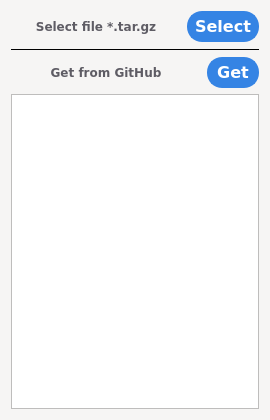
<?xml version="1.0" encoding="UTF-8"?>
<ui version="4.0">
 <class>AddDialog</class>
 <widget class="QDialog" name="AddDialog">
  <property name="windowModality">
   <enum>Qt::ApplicationModal</enum>
  </property>
  <property name="geometry">
   <rect>
    <x>0</x>
    <y>0</y>
    <width>270</width>
    <height>420</height>
   </rect>
  </property>
  <property name="minimumSize">
   <size>
    <width>270</width>
    <height>420</height>
   </size>
  </property>
  <property name="palette">
   <palette>
    <active>
     <colorrole role="WindowText">
      <brush brushstyle="SolidPattern">
       <color alpha="255">
        <red>0</red>
        <green>0</green>
        <blue>0</blue>
       </color>
      </brush>
     </colorrole>
     <colorrole role="Button">
      <brush brushstyle="SolidPattern">
       <color alpha="255">
        <red>246</red>
        <green>245</green>
        <blue>244</blue>
       </color>
      </brush>
     </colorrole>
     <colorrole role="Light">
      <brush brushstyle="SolidPattern">
       <color alpha="255">
        <red>255</red>
        <green>255</green>
        <blue>255</blue>
       </color>
      </brush>
     </colorrole>
     <colorrole role="Midlight">
      <brush brushstyle="SolidPattern">
       <color alpha="255">
        <red>250</red>
        <green>250</green>
        <blue>249</blue>
       </color>
      </brush>
     </colorrole>
     <colorrole role="Dark">
      <brush brushstyle="SolidPattern">
       <color alpha="255">
        <red>123</red>
        <green>122</green>
        <blue>122</blue>
       </color>
      </brush>
     </colorrole>
     <colorrole role="Mid">
      <brush brushstyle="SolidPattern">
       <color alpha="255">
        <red>164</red>
        <green>163</green>
        <blue>163</blue>
       </color>
      </brush>
     </colorrole>
     <colorrole role="Text">
      <brush brushstyle="SolidPattern">
       <color alpha="255">
        <red>0</red>
        <green>0</green>
        <blue>0</blue>
       </color>
      </brush>
     </colorrole>
     <colorrole role="BrightText">
      <brush brushstyle="SolidPattern">
       <color alpha="255">
        <red>255</red>
        <green>255</green>
        <blue>255</blue>
       </color>
      </brush>
     </colorrole>
     <colorrole role="ButtonText">
      <brush brushstyle="SolidPattern">
       <color alpha="255">
        <red>0</red>
        <green>0</green>
        <blue>0</blue>
       </color>
      </brush>
     </colorrole>
     <colorrole role="Base">
      <brush brushstyle="SolidPattern">
       <color alpha="255">
        <red>255</red>
        <green>255</green>
        <blue>255</blue>
       </color>
      </brush>
     </colorrole>
     <colorrole role="Window">
      <brush brushstyle="SolidPattern">
       <color alpha="255">
        <red>246</red>
        <green>245</green>
        <blue>244</blue>
       </color>
      </brush>
     </colorrole>
     <colorrole role="Shadow">
      <brush brushstyle="SolidPattern">
       <color alpha="255">
        <red>0</red>
        <green>0</green>
        <blue>0</blue>
       </color>
      </brush>
     </colorrole>
     <colorrole role="AlternateBase">
      <brush brushstyle="SolidPattern">
       <color alpha="255">
        <red>250</red>
        <green>250</green>
        <blue>249</blue>
       </color>
      </brush>
     </colorrole>
     <colorrole role="ToolTipBase">
      <brush brushstyle="SolidPattern">
       <color alpha="255">
        <red>255</red>
        <green>255</green>
        <blue>220</blue>
       </color>
      </brush>
     </colorrole>
     <colorrole role="ToolTipText">
      <brush brushstyle="SolidPattern">
       <color alpha="255">
        <red>0</red>
        <green>0</green>
        <blue>0</blue>
       </color>
      </brush>
     </colorrole>
    </active>
    <inactive>
     <colorrole role="WindowText">
      <brush brushstyle="SolidPattern">
       <color alpha="255">
        <red>0</red>
        <green>0</green>
        <blue>0</blue>
       </color>
      </brush>
     </colorrole>
     <colorrole role="Button">
      <brush brushstyle="SolidPattern">
       <color alpha="255">
        <red>246</red>
        <green>245</green>
        <blue>244</blue>
       </color>
      </brush>
     </colorrole>
     <colorrole role="Light">
      <brush brushstyle="SolidPattern">
       <color alpha="255">
        <red>255</red>
        <green>255</green>
        <blue>255</blue>
       </color>
      </brush>
     </colorrole>
     <colorrole role="Midlight">
      <brush brushstyle="SolidPattern">
       <color alpha="255">
        <red>250</red>
        <green>250</green>
        <blue>249</blue>
       </color>
      </brush>
     </colorrole>
     <colorrole role="Dark">
      <brush brushstyle="SolidPattern">
       <color alpha="255">
        <red>123</red>
        <green>122</green>
        <blue>122</blue>
       </color>
      </brush>
     </colorrole>
     <colorrole role="Mid">
      <brush brushstyle="SolidPattern">
       <color alpha="255">
        <red>164</red>
        <green>163</green>
        <blue>163</blue>
       </color>
      </brush>
     </colorrole>
     <colorrole role="Text">
      <brush brushstyle="SolidPattern">
       <color alpha="255">
        <red>0</red>
        <green>0</green>
        <blue>0</blue>
       </color>
      </brush>
     </colorrole>
     <colorrole role="BrightText">
      <brush brushstyle="SolidPattern">
       <color alpha="255">
        <red>255</red>
        <green>255</green>
        <blue>255</blue>
       </color>
      </brush>
     </colorrole>
     <colorrole role="ButtonText">
      <brush brushstyle="SolidPattern">
       <color alpha="255">
        <red>0</red>
        <green>0</green>
        <blue>0</blue>
       </color>
      </brush>
     </colorrole>
     <colorrole role="Base">
      <brush brushstyle="SolidPattern">
       <color alpha="255">
        <red>255</red>
        <green>255</green>
        <blue>255</blue>
       </color>
      </brush>
     </colorrole>
     <colorrole role="Window">
      <brush brushstyle="SolidPattern">
       <color alpha="255">
        <red>246</red>
        <green>245</green>
        <blue>244</blue>
       </color>
      </brush>
     </colorrole>
     <colorrole role="Shadow">
      <brush brushstyle="SolidPattern">
       <color alpha="255">
        <red>0</red>
        <green>0</green>
        <blue>0</blue>
       </color>
      </brush>
     </colorrole>
     <colorrole role="AlternateBase">
      <brush brushstyle="SolidPattern">
       <color alpha="255">
        <red>250</red>
        <green>250</green>
        <blue>249</blue>
       </color>
      </brush>
     </colorrole>
     <colorrole role="ToolTipBase">
      <brush brushstyle="SolidPattern">
       <color alpha="255">
        <red>255</red>
        <green>255</green>
        <blue>220</blue>
       </color>
      </brush>
     </colorrole>
     <colorrole role="ToolTipText">
      <brush brushstyle="SolidPattern">
       <color alpha="255">
        <red>0</red>
        <green>0</green>
        <blue>0</blue>
       </color>
      </brush>
     </colorrole>
    </inactive>
    <disabled>
     <colorrole role="WindowText">
      <brush brushstyle="SolidPattern">
       <color alpha="255">
        <red>123</red>
        <green>122</green>
        <blue>122</blue>
       </color>
      </brush>
     </colorrole>
     <colorrole role="Button">
      <brush brushstyle="SolidPattern">
       <color alpha="255">
        <red>246</red>
        <green>245</green>
        <blue>244</blue>
       </color>
      </brush>
     </colorrole>
     <colorrole role="Light">
      <brush brushstyle="SolidPattern">
       <color alpha="255">
        <red>255</red>
        <green>255</green>
        <blue>255</blue>
       </color>
      </brush>
     </colorrole>
     <colorrole role="Midlight">
      <brush brushstyle="SolidPattern">
       <color alpha="255">
        <red>250</red>
        <green>250</green>
        <blue>249</blue>
       </color>
      </brush>
     </colorrole>
     <colorrole role="Dark">
      <brush brushstyle="SolidPattern">
       <color alpha="255">
        <red>123</red>
        <green>122</green>
        <blue>122</blue>
       </color>
      </brush>
     </colorrole>
     <colorrole role="Mid">
      <brush brushstyle="SolidPattern">
       <color alpha="255">
        <red>164</red>
        <green>163</green>
        <blue>163</blue>
       </color>
      </brush>
     </colorrole>
     <colorrole role="Text">
      <brush brushstyle="SolidPattern">
       <color alpha="255">
        <red>123</red>
        <green>122</green>
        <blue>122</blue>
       </color>
      </brush>
     </colorrole>
     <colorrole role="BrightText">
      <brush brushstyle="SolidPattern">
       <color alpha="255">
        <red>255</red>
        <green>255</green>
        <blue>255</blue>
       </color>
      </brush>
     </colorrole>
     <colorrole role="ButtonText">
      <brush brushstyle="SolidPattern">
       <color alpha="255">
        <red>123</red>
        <green>122</green>
        <blue>122</blue>
       </color>
      </brush>
     </colorrole>
     <colorrole role="Base">
      <brush brushstyle="SolidPattern">
       <color alpha="255">
        <red>246</red>
        <green>245</green>
        <blue>244</blue>
       </color>
      </brush>
     </colorrole>
     <colorrole role="Window">
      <brush brushstyle="SolidPattern">
       <color alpha="255">
        <red>246</red>
        <green>245</green>
        <blue>244</blue>
       </color>
      </brush>
     </colorrole>
     <colorrole role="Shadow">
      <brush brushstyle="SolidPattern">
       <color alpha="255">
        <red>0</red>
        <green>0</green>
        <blue>0</blue>
       </color>
      </brush>
     </colorrole>
     <colorrole role="AlternateBase">
      <brush brushstyle="SolidPattern">
       <color alpha="255">
        <red>246</red>
        <green>245</green>
        <blue>244</blue>
       </color>
      </brush>
     </colorrole>
     <colorrole role="ToolTipBase">
      <brush brushstyle="SolidPattern">
       <color alpha="255">
        <red>255</red>
        <green>255</green>
        <blue>220</blue>
       </color>
      </brush>
     </colorrole>
     <colorrole role="ToolTipText">
      <brush brushstyle="SolidPattern">
       <color alpha="255">
        <red>0</red>
        <green>0</green>
        <blue>0</blue>
       </color>
      </brush>
     </colorrole>
    </disabled>
   </palette>
  </property>
  <property name="windowTitle">
   <string>Add book</string>
  </property>
  <property name="windowIcon">
   <iconset resource="../../res.qrc">
    <normaloff>:/img/img/b_logo.png</normaloff>:/img/img/b_logo.png</iconset>
  </property>
  <layout class="QVBoxLayout" name="verticalLayout">
   <item>
    <layout class="QHBoxLayout" name="horizontalLayout">
     <item>
      <widget class="QLabel" name="label">
       <property name="sizePolicy">
        <sizepolicy hsizetype="Preferred" vsizetype="Maximum">
         <horstretch>0</horstretch>
         <verstretch>0</verstretch>
        </sizepolicy>
       </property>
       <property name="font">
        <font>
         <family>DejaVu Sans</family>
         <pointsize>9</pointsize>
         <weight>75</weight>
         <bold>true</bold>
        </font>
       </property>
       <property name="styleSheet">
        <string notr="true">color: rgb(94, 92, 100);</string>
       </property>
       <property name="text">
        <string>Select file *.tar.gz</string>
       </property>
       <property name="alignment">
        <set>Qt::AlignCenter</set>
       </property>
      </widget>
     </item>
     <item>
      <widget class="QPushButton" name="select_button">
       <property name="sizePolicy">
        <sizepolicy hsizetype="Maximum" vsizetype="Fixed">
         <horstretch>0</horstretch>
         <verstretch>0</verstretch>
        </sizepolicy>
       </property>
       <property name="font">
        <font>
         <family>DejaVu Sans</family>
         <pointsize>12</pointsize>
         <weight>75</weight>
         <bold>true</bold>
        </font>
       </property>
       <property name="cursor">
        <cursorShape>PointingHandCursor</cursorShape>
       </property>
       <property name="styleSheet">
        <string notr="true">background-color: rgb(53, 132, 228);
color: rgb(255, 255, 255);
border-style: solid;
border-width: 2px;
border-radius: 15px;
border-color: rgb(53, 132, 228);
padding: 4px;
width: 60px;
min-height: 18px;</string>
       </property>
       <property name="text">
        <string>Select</string>
       </property>
      </widget>
     </item>
    </layout>
   </item>
   <item>
    <widget class="Line" name="line">
     <property name="font">
      <font>
       <weight>50</weight>
       <bold>false</bold>
      </font>
     </property>
     <property name="frameShadow">
      <enum>QFrame::Plain</enum>
     </property>
     <property name="lineWidth">
      <number>1</number>
     </property>
     <property name="midLineWidth">
      <number>0</number>
     </property>
     <property name="orientation">
      <enum>Qt::Horizontal</enum>
     </property>
    </widget>
   </item>
   <item>
    <layout class="QHBoxLayout" name="horizontalLayout_2">
     <item>
      <widget class="QLabel" name="label_2">
       <property name="sizePolicy">
        <sizepolicy hsizetype="Preferred" vsizetype="Maximum">
         <horstretch>0</horstretch>
         <verstretch>0</verstretch>
        </sizepolicy>
       </property>
       <property name="font">
        <font>
         <family>DejaVu Sans</family>
         <pointsize>9</pointsize>
         <weight>75</weight>
         <bold>true</bold>
        </font>
       </property>
       <property name="styleSheet">
        <string notr="true">color: rgb(94, 92, 100);</string>
       </property>
       <property name="text">
        <string>Get from GitHub</string>
       </property>
       <property name="alignment">
        <set>Qt::AlignCenter</set>
       </property>
      </widget>
     </item>
     <item>
      <widget class="QPushButton" name="get_button">
       <property name="sizePolicy">
        <sizepolicy hsizetype="Maximum" vsizetype="Fixed">
         <horstretch>0</horstretch>
         <verstretch>0</verstretch>
        </sizepolicy>
       </property>
       <property name="font">
        <font>
         <family>DejaVu Sans</family>
         <pointsize>12</pointsize>
         <weight>75</weight>
         <bold>true</bold>
        </font>
       </property>
       <property name="cursor">
        <cursorShape>PointingHandCursor</cursorShape>
       </property>
       <property name="styleSheet">
        <string notr="true">background-color: rgb(53, 132, 228);
color: rgb(255, 255, 255);
border-style: solid;
border-width: 2px;
border-radius: 15px;
border-color: rgb(53, 132, 228);
padding: 4px;
width: 40px;
min-height: 18px;</string>
       </property>
       <property name="text">
        <string>Get</string>
       </property>
      </widget>
     </item>
    </layout>
   </item>
   <item>
    <layout class="QVBoxLayout" name="verticalLayout_2">
     <item>
      <widget class="QListView" name="listbooks">
       <property name="font">
        <font>
         <weight>75</weight>
         <bold>true</bold>
        </font>
       </property>
       <property name="editTriggers">
        <set>QAbstractItemView::NoEditTriggers</set>
       </property>
       <property name="showDropIndicator" stdset="0">
        <bool>false</bool>
       </property>
       <property name="defaultDropAction">
        <enum>Qt::IgnoreAction</enum>
       </property>
      </widget>
     </item>
    </layout>
   </item>
  </layout>
 </widget>
 <resources>
  <include location="../../res.qrc"/>
 </resources>
 <connections/>
</ui>
